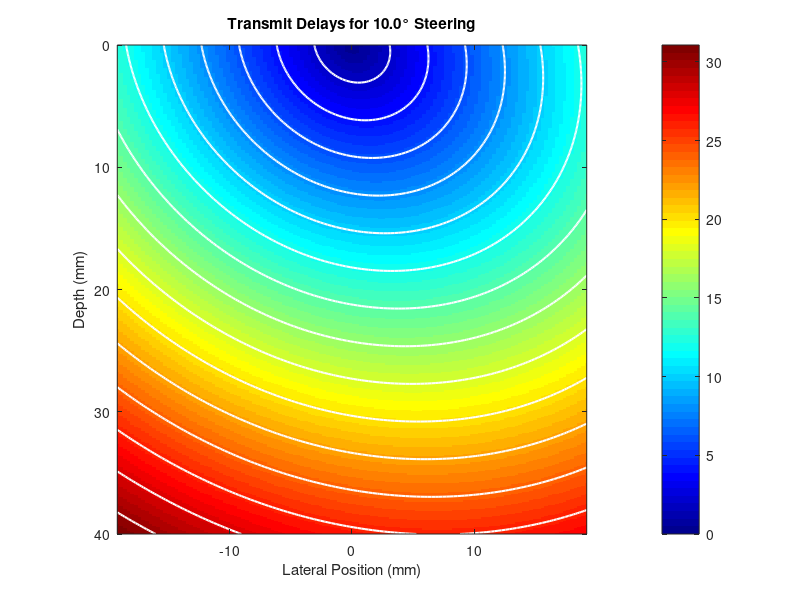

The MATLAB source for this figure:
% Visualization of Transmit Delays with Wavefronts in Phased Array Beamforming
clear; clc; close all;

%% Parameters
c = 1540; % Speed of sound in m/s
fs = 40e6; % Sampling frequency (Hz)
array_pitch = 0.3e-3; % Element spacing (m)
num_elements = 128; % Number of elements
image_width = num_elements * array_pitch; % Imaging width (m)
image_depth = 40e-3; % Imaging depth (m)

% Define Transmit Angle
theta_t = 10 * pi / 180; % 10 degrees in radians

%% Define Image Grid
dx = 0.1e-3; % Lateral pixel spacing (m)
dz = 0.1e-3; % Axial pixel spacing (m)
x_grid = linspace(-image_width/2, image_width/2, num_elements); % Lateral positions
z_grid = 0:dz:image_depth; % Axial positions
[X, Z] = meshgrid(x_grid, z_grid);

%% Compute Virtual Source Position
X_tx = Z .* tan(theta_t); % Virtual source lateral positions

%% Compute Transmit Delays
T_tx = sqrt((X - X_tx).^2 + Z.^2) / c; % Transmit delays (s)

%% Visualization of Transmit Delays
figure;
imagesc(x_grid * 1e3, z_grid * 1e3, T_tx * 1e6); % Convert delay to microseconds
colormap(jet);
colorbar;
xlabel('Lateral Position (mm)');
ylabel('Depth (mm)');
title(sprintf('Transmit Delays for %.1f° Steering', theta_t * 180/pi));
axis image;
hold on;

%% Overlay Wavefronts
wavefront_intervals = 2e-6; % Interval between wavefronts (2 microseconds)
wavefront_times = 0:wavefront_intervals:max(T_tx(:)); % Wavefront timing markers

for t = wavefront_times
    contour(x_grid * 1e3, z_grid * 1e3, T_tx, [t t], 'w', 'LineWidth', 1.5);
end

hold off;

